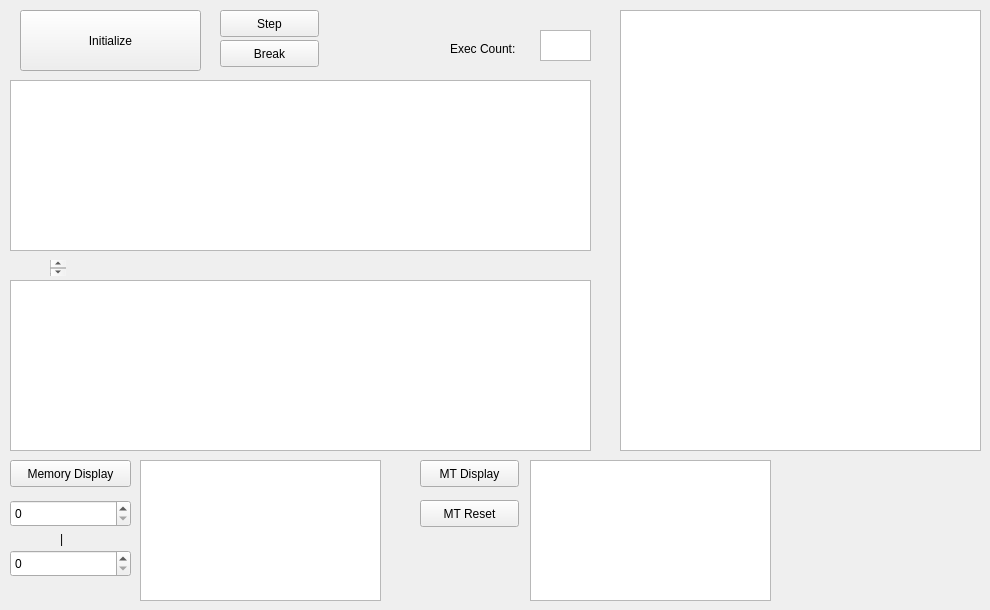
    <widget class="QWidget" name="tab_3">
     <attribute name="title">
      <string>Step</string>
     </attribute>
     <widget class="QPlainTextEdit" name="progbox">
      <property name="geometry">
       <rect>
        <x>620</x>
        <y>10</y>
        <width>361</width>
        <height>441</height>
       </rect>
      </property>
     </widget>
     <widget class="QPlainTextEdit" name="OutBox2">
      <property name="geometry">
       <rect>
        <x>10</x>
        <y>280</y>
        <width>581</width>
        <height>171</height>
       </rect>
      </property>
     </widget>
     <widget class="QPlainTextEdit" name="OutBox1">
      <property name="geometry">
       <rect>
        <x>10</x>
        <y>80</y>
        <width>581</width>
        <height>171</height>
       </rect>
      </property>
     </widget>
     <widget class="QLabel" name="ldass">
      <property name="geometry">
       <rect>
        <x>70</x>
        <y>260</y>
        <width>501</width>
        <height>17</height>
       </rect>
      </property>
      <property name="text">
       <string/>
      </property>
     </widget>
     <widget class="QScrollBar" name="verticalScrollBar">
      <property name="geometry">
       <rect>
        <x>50</x>
        <y>260</y>
        <width>16</width>
        <height>16</height>
       </rect>
      </property>
      <property name="orientation">
       <enum>Qt::Vertical</enum>
      </property>
     </widget>
     <widget class="QPushButton" name="pushButton_10">
      <property name="geometry">
       <rect>
        <x>20</x>
        <y>10</y>
        <width>181</width>
        <height>61</height>
       </rect>
      </property>
      <property name="text">
       <string>Initialize</string>
      </property>
     </widget>
     <widget class="QPushButton" name="bstep">
      <property name="geometry">
       <rect>
        <x>220</x>
        <y>10</y>
        <width>99</width>
        <height>27</height>
       </rect>
      </property>
      <property name="text">
       <string>Step</string>
      </property>
     </widget>
     <widget class="QPushButton" name="bbreak">
      <property name="geometry">
       <rect>
        <x>220</x>
        <y>40</y>
        <width>99</width>
        <height>27</height>
       </rect>
      </property>
      <property name="text">
       <string>Break</string>
      </property>
     </widget>
     <widget class="QLabel" name="label_4">
      <property name="geometry">
       <rect>
        <x>450</x>
        <y>40</y>
        <width>91</width>
        <height>17</height>
       </rect>
      </property>
      <property name="text">
       <string>Exec Count:</string>
      </property>
     </widget>
     <widget class="QPlainTextEdit" name="ecount">
      <property name="geometry">
       <rect>
        <x>540</x>
        <y>30</y>
        <width>51</width>
        <height>31</height>
       </rect>
      </property>
     </widget>
     <widget class="QTextEdit" name="mdbox">
      <property name="geometry">
       <rect>
        <x>140</x>
        <y>460</y>
        <width>241</width>
        <height>141</height>
       </rect>
      </property>
     </widget>
     <widget class="QPushButton" name="md">
      <property name="geometry">
       <rect>
        <x>10</x>
        <y>460</y>
        <width>121</width>
        <height>27</height>
       </rect>
      </property>
      <property name="text">
       <string>Memory Display</string>
      </property>
     </widget>
     <widget class="QSpinBox" name="md1">
      <property name="geometry">
       <rect>
        <x>10</x>
        <y>500</y>
        <width>121</width>
        <height>27</height>
       </rect>
      </property>
      <property name="maximum">
       <number>1048576</number>
      </property>
     </widget>
     <widget class="QSpinBox" name="md2">
      <property name="geometry">
       <rect>
        <x>10</x>
        <y>550</y>
        <width>121</width>
        <height>27</height>
       </rect>
      </property>
      <property name="maximum">
       <number>1048576</number>
      </property>
     </widget>
     <widget class="QLabel" name="label_5">
      <property name="geometry">
       <rect>
        <x>60</x>
        <y>530</y>
        <width>16</width>
        <height>17</height>
       </rect>
      </property>
      <property name="text">
       <string>|</string>
      </property>
     </widget>
     <widget class="QPushButton" name="MTR">
      <property name="geometry">
       <rect>
        <x>420</x>
        <y>500</y>
        <width>99</width>
        <height>27</height>
       </rect>
      </property>
      <property name="text">
       <string>MT Reset</string>
      </property>
     </widget>
     <widget class="QTextEdit" name="mtbox">
      <property name="geometry">
       <rect>
        <x>530</x>
        <y>460</y>
        <width>241</width>
        <height>141</height>
       </rect>
      </property>
     </widget>
     <widget class="QPushButton" name="MTDD">
      <property name="geometry">
       <rect>
        <x>420</x>
        <y>460</y>
        <width>99</width>
        <height>27</height>
       </rect>
      </property>
      <property name="text">
       <string>MT Display</string>
      </property>
     </widget>
    </widget>
